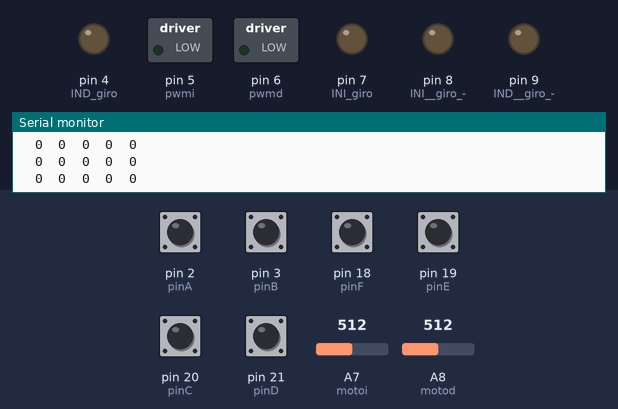
Bench run of a sketch on a simulated Arduino Mega 2560, built with avr-gcc and run on an emulated ATmega2560. Shown: switched loads named in the sketch (green lamp = pin HIGH), output pins drawn as LEDs (lit = HIGH), the last lines printed to the serial monitor. The test bench sets the inputs (shaded band); at power-on: pin 2 (pinA), pin 3 (pinB), pin 18 (pinF), pin 19 (pinE), pin 20 (pinC), pin 21 (pinD) HIGH, A7 (motoi) = 512, A8 (motod) = 512.

Above: at 1.2 s.
1.3 s: A7 (motoi) set to 490
At 2.5 s:
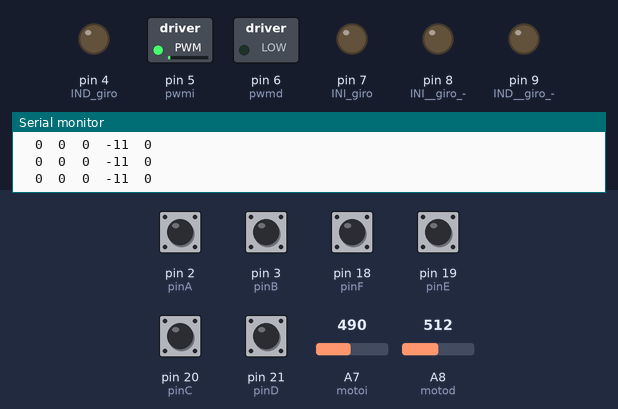
2.8 s: A8 (motod) set to 501
At 3.8 s:
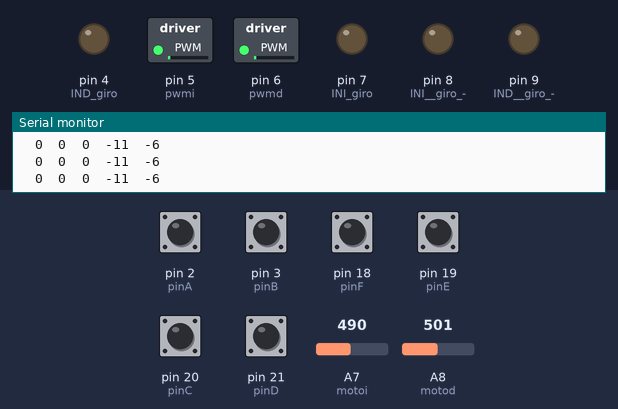
4.3 s: A7 (motoi) set to 306
At 4.9 s:
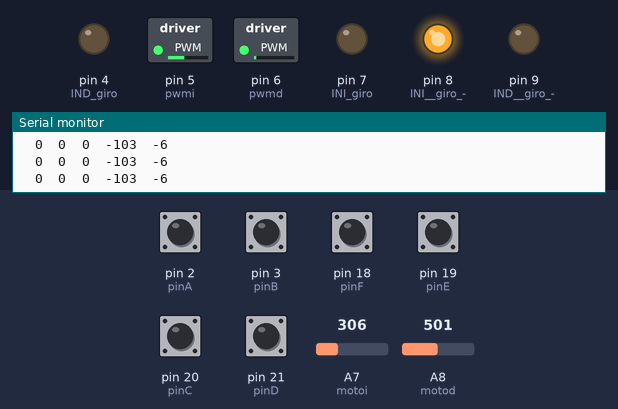
5.8 s: A8 (motod) set to 306
At 7.0 s:
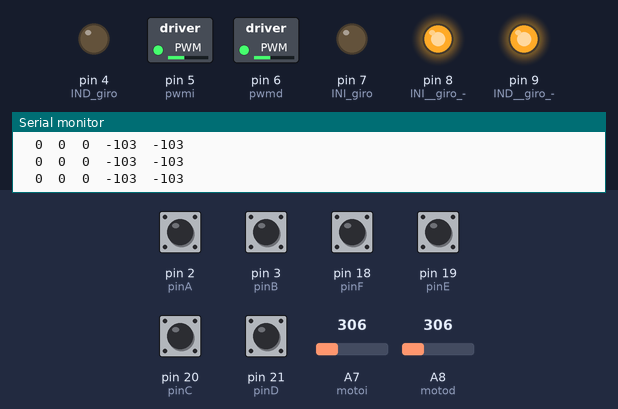
7.3 s: A7 (motoi) set to 356
At 7.7 s:
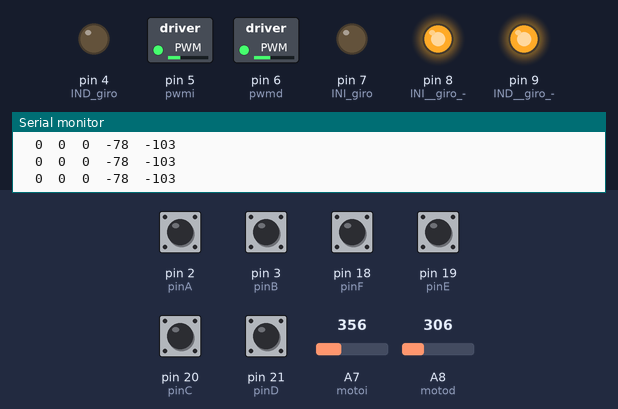
8.8 s: A7 (motoi) set to 373
At 9.5 s:
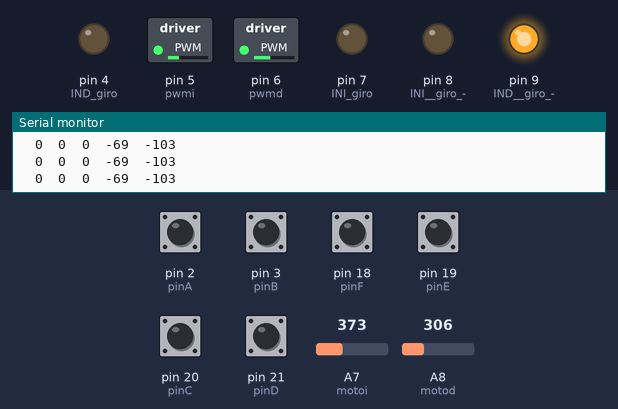
Timing chart, 0 to 11.3 s (numbered marks = the images above; inputs shaded):
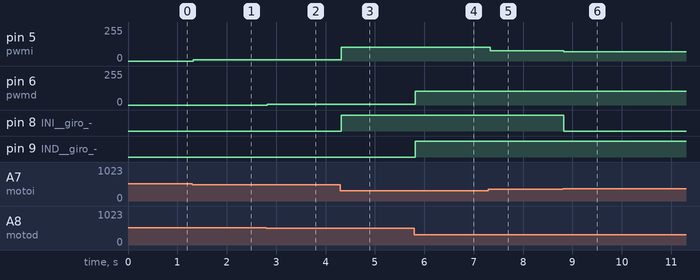

Measured:
- the behaviour switches between 372 and 373 on A7 (motoi) (found by bisection; images 5 and 6)
- after the input at 1.3 s, pin 5 (pwmi): 0/255 → 11/255 at once
- after the input at 2.8 s, pin 6 (pwmd): 0/255 → 6/255 at once
- after the input at 4.3 s, pin 5 (pwmi): 11/255 → 103/255 at once; pin 8 (INI__giro_-): LOW → HIGH at once
- after the input at 5.8 s, pin 6 (pwmd): 6/255 → 103/255 at once; pin 9 (IND__giro_-): LOW → HIGH at once
- after the input at 7.3 s, pin 5 (pwmi): 103/255 → 78/255 at once
- after the input at 8.8 s, pin 5 (pwmi): 78/255 → 69/255 at once; pin 8 (INI__giro_-): HIGH → LOW at once

The sketch:

CONJ3.ino
```cpp
// Programa para lectura  de plataforma experimental del proyecto de grado de maestría por parte del estudiante Álvaro Daniel Soto Guerrero
/*17/12/19  modifficafción de conj2 este programa permite controlar los mmotores en lazo abierto
// control en lazo abierto de los motores y lectura de sensores

 */

//la celda de carga se quito debido  a su retardo tan grande atrasando todos lo demás su periodo de
// frecuencia es de 80000 HZ  es muy poco comparado con los otros.

// ya quedo esta parte de la programación  lectura de Joysticks y movimiento de motores
// Este programa abarca todos lo sensores  (Joysticks, Encoders), exepto la recepción de datos
// ya podría manipular al papalote
// ya quedaron encoders


int motoi = A7; // Variable entera para led de la parte de arriba.   /motores
int motod = A8; // Variable entera para led de la parte de abajo.
int val=0;
int val1=0;
int vi,vd;
unsigned long timep,ttime,etime,timepp;
boolean A,B;
boolean C,D;
boolean E,F;
long count1=0;// para encoder uno
byte state1,statep1,indexx1;
int QEM1[16]={0,-1,0,1,1,0,-1,0,0,1,0,-1,-1,0,1,0};
// enco dos
long count2=0;// par a encoder dos
byte state2,statep2,indexx2;
int QEM2[16]={0,-1,0,1,1,0,-1,0,0,1,0,-1,-1,0,1,0};
// enco tres
long count3=0;// para encoder 3
byte state3,statep3,indexx3;
int QEM3[16]={0,-1,0,1,1,0,-1,0,0,1,0,-1,-1,0,1,0};
// Count To grades
int gri=0, grd=0, grb=0;


int   INA, INB;                             // giro derecha giro izquierda
int pwmi=5,pwmd=6;                            //declaración de pin
static int pinA = 2; // enco 1 ose izq    ya esta en su sentido
static int pinB = 3; //
static int pinC = 20;    // enco base 20  y 21
static int pinD = 21;
static int pinE = 19; //  enc 2 osea der
static int pinF = 18;
void Achange();                        //subrutinas lectura de encoder
void Bchange();
void Cchange();                        //subrutinas lectura de encoder
void Dchange();
void Echange();                        //subrutinas lectura de encoder
void Fchange();


int ea=0,cin=0,de=0,error=0,ee;                 //errores
int u;                                         // u de control


/*int pt1 = A4; // Variable entera para led de la parte de arriba.  es var uno y es th1 osea thI
int pt2 = A5; // Variable entera para led de la parte de abajo.   es var dos y es ph1 osea phiI
int pt3 = A2; // Variable entera para led de la parte de arriba.  es var tres y es th2 osea thD
int pt4 = A3; // Variable entera para led de la parte de abajo.   es var cuatro y phi2 osea phiD
int var1=0,var2=0,var3=0,var4=0;
int th1=0;
int ph1=0;
int th2=0;
int ph2=0;
*/


void setup() {
 Serial.begin(9600);
 pinMode(7, OUTPUT); //INI giro +
 pinMode(8, OUTPUT); //INI  giro -
 pinMode(5, OUTPUT); //PWMI
 pinMode(6, OUTPUT); //PWMD
 pinMode(4, OUTPUT); //IND giro +
 pinMode(9, OUTPUT); //IND  giro -

  pinMode(pinA, INPUT_PULLUP);
  pinMode(pinB, INPUT_PULLUP);
  pinMode(pinC, INPUT_PULLUP);
  pinMode(pinD, INPUT_PULLUP);
  pinMode(pinE,INPUT_PULLUP);  // checar entradas de interrupciones
  pinMode(pinF,INPUT_PULLUP);//

attachInterrupt(0,Achange,CHANGE);  //                   2
attachInterrupt(1,Bchange,CHANGE);                   //  3
attachInterrupt(2,Cchange,CHANGE);                   //  21
attachInterrupt(3,Dchange,CHANGE);                   //  20
attachInterrupt(4,Echange,CHANGE);                   //  19
attachInterrupt(5,Fchange,CHANGE);                   //  18


}

void loop()                     {

  val=0;
  val1=0;
 val = analogRead(motoi); // Durante todo el proceso interrogaremos
  val1 = analogRead(motod); // Durante todo el proceso interrogaremos
  vi= map(val, 0, 1023, -254, 254);  // probar con -254 y + 254    // val new Joystick
  vd= map(val1, 0, 1023, -254, 254);  // probar con -254 y + 254
  ttime=micros();  // tiempo desde que corre en el micro
  etime=ttime-timep;
  etime=ttime-timepp;
  // parte de los pots
/*  var1 = analogRead(pt1); // Durante todo el proceso interrogaremos
 var2 = analogRead(pt2); // Durante todo el proceso interrogaremos
 var3 = analogRead(pt3); // Durante todo el proceso interrogaremos
 var4 = analogRead(pt4); // Durante todo el proceso interrogaremos
  th1= map(var1, 0, 1023, 300, 0); // ya esta en grados  ahora  a acoplar th1, ph1, th2, ph2;
  ph1= map(var2, 0, 1023, 300, 0); // faltaria acoplar con las varilla y definir su 0
  th2= map(var3, 0, 1023, 300, 0); // checar funcion map
  ph2= map(var4, 0, 1023, 300, 0); // */
  // transformación de cuentas a grados
  gri=(count1*360)/2382;
  grd=(count3*360)/2382;
  grb=(count2*360)/7900;

 Serial.print("\t");
Serial.print(gri);
Serial.print("\t");
Serial.print(grb);
Serial.print("\t");
Serial.print(grd);
Serial.print("\t");
Serial.print(vi);
Serial.print("\t");
Serial.println(vd);

    if(etime>500) { //Scheduler   //"tiempo de muestreo"
 if (Serial.available() > 0) {
  // falta checar como mostrare los datos
// Serial.print(count);
 //Serial.print(th1);
 //Serial.print("\t");
 //Serial.print(ph1);
 //Serial.print("\t");
 //Serial.print(th2);
 //Serial.print("\t");
 //Serial.println(ph2);
 //Serial.print("\t");
// Serial.print("\n");
  // Serial.print(vi);     //  valor de en medio 497  en y
  //Serial.print(" ");
//  Serial.println(vd);
              // posiblemente agregar programa de IMU  para leer el compass
        }
    }

   if (vi>255)
           vi=255;
   if (vi<-255)
           vi=-255;
    if (vd>255)
           vd=255;
   if (vd<-255)
           vd=-255;
  analogWrite(pwmi,abs(vi));
  analogWrite(pwmd,abs(vd));
  if ((vi < 70) && (vi >-70)){ // el valor en el que se encuentra posicionado


  digitalWrite(7,LOW);
  digitalWrite(8,LOW);
                         }


 else { if ((vi > 70)) // el valor en el que se encuentra posicionado
 { // así asignaremos una acción para una posicion deseada.

  digitalWrite(7,HIGH);
  digitalWrite(8,LOW);
 }
else { // así asignaremos una acción para una posicion deseada.

  digitalWrite(7,LOW);
  digitalWrite(8,HIGH);
 }

 }
  if ((vd < 70) && (vd >-70)){ // el valor en el que se encuentra posicionado


  digitalWrite(4,LOW);
  digitalWrite(9,LOW);
                         }
 else {if (vd > 70) // el valor en el que se encuentra posicionado
 { // así asignaremos una acción para una posicion deseada.

  digitalWrite(4,HIGH);
  digitalWrite(9,LOW);
 }
else { // así asignaremos una acción para una posicion deseada.

  digitalWrite(4,LOW);
  digitalWrite(9,HIGH);
    }
      }
                                 }


  void Achange()
{   //lectura del encoder  abarcamos todos los casos posibles en la cuadratura del encoer
  A=digitalRead(2);
  B=digitalRead(3);
  if ((A == HIGH)&&(B == HIGH)) state1=0;
  if ((A == HIGH)&&(B == LOW)) state1=1;
  if ((A == LOW)&&(B == LOW)) state1=2;
  if ((A == LOW)&&(B == HIGH)) state1=3;
  indexx1=4*state1+statep1;
 count1=count1+QEM1[indexx1];
  statep1=state1;
  }

  void Bchange()
{
  A=digitalRead(2);
  B=digitalRead(3);
  if ((A == HIGH)&&(B == HIGH)) state1=0;
  if ((A == HIGH)&&(B == LOW)) state1=1;
  if ((A == LOW)&&(B == LOW)) state1=2;
  if ((A == LOW)&&(B == HIGH)) state1=3;
  indexx1=4*state1+statep1;
  count1=count1+QEM1[indexx1];
  statep1=state1;
  }

  void Cchange()
{   //lectura del encoder  abarcamos todos los casos posibles en la cuadratura del encoer
  C=digitalRead(21);  // cambiar pines  hay que checarlos
  D=digitalRead(20);
  if ((C == HIGH)&&(D == HIGH)) state2=0;
  if ((C == HIGH)&&(D == LOW)) state2=1;
  if ((C == LOW)&&(D == LOW)) state2=2;
  if ((C == LOW)&&(D == HIGH)) state2=3;
  indexx2=4*state2+statep2;
 count2=count2+QEM2[indexx2];
  statep2=state2;
  }

  void Dchange()
{
  C=digitalRead(21);  // cambiar pines  hay que checarlos
  D=digitalRead(20);
  if ((C == HIGH)&&(D == HIGH)) state2=0;
  if ((C == HIGH)&&(D == LOW)) state2=1;
  if ((C == LOW)&&(D == LOW)) state2=2;
  if ((C == LOW)&&(D == HIGH)) state2=3;
  indexx2=4*state2+statep2;
 count2=count2+QEM2[indexx2];
  statep2=state2;
  }
  void Echange()
{   //lectura del encoder  abarcamos todos los casos posibles en la cuadratura del encoer
  E=digitalRead(19);  //
  F=digitalRead(18);
  if ((E == HIGH)&&(F == HIGH)) state3=0;
  if ((E == HIGH)&&(F == LOW)) state3=1;
  if ((E == LOW)&&(F == LOW)) state3=2;
  if ((E == LOW)&&(F == HIGH)) state3=3;
  indexx3=4*state3+statep3;
 count3=count3+QEM3[indexx3];
  statep3=state3;
  }

 void Fchange()
{
  E=digitalRead(19);  //
  F=digitalRead(18);
  if ((E == HIGH)&&(F == HIGH)) state3=0;
  if ((E == HIGH)&&(F == LOW)) state3=1;
  if ((E == LOW)&&(F == LOW)) state3=2;
  if ((E == LOW)&&(F == HIGH)) state3=3;
  indexx3=4*state3+statep3;
 count3=count3+QEM3[indexx3];
  statep3=state3;
  }
```
